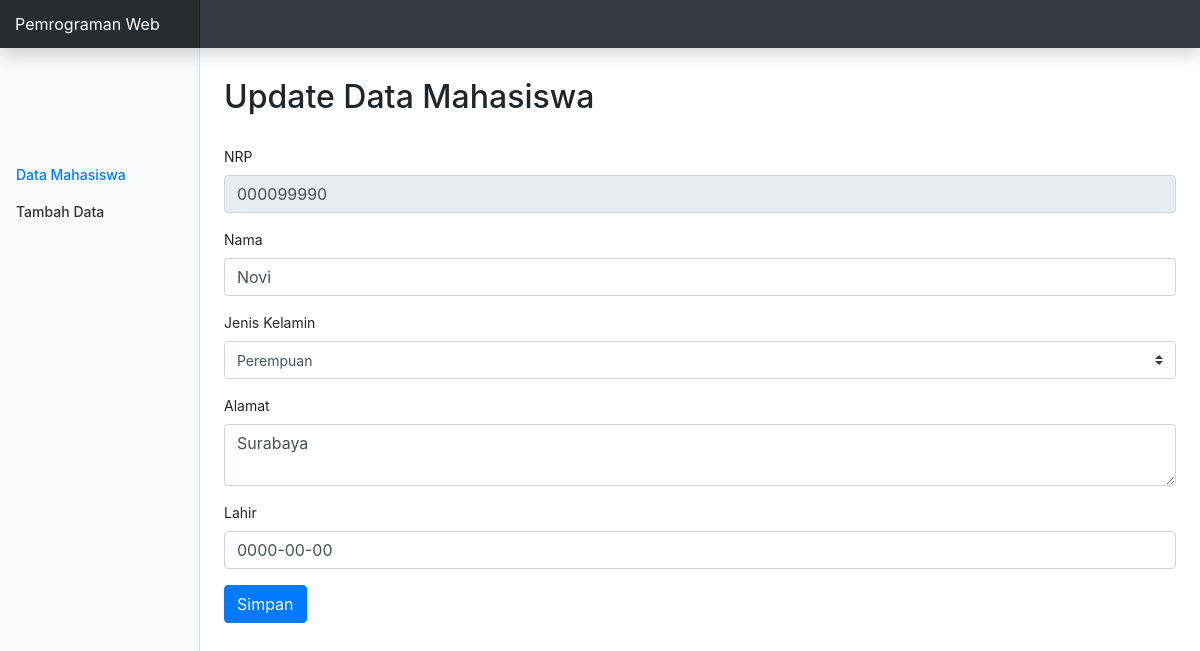
Page /update.php?nrp=000099990 on the committed database.
### tables this page shows
CREATE TABLE `mhs` (
  `nrp` varchar(20) NOT NULL,
  `nama` varchar(100) DEFAULT NULL,
  `jenis_kelamin` char(1) DEFAULT NULL,
  `alamat` varchar(200) DEFAULT NULL,
  `TTL` date NOT NULL
);

### conn.php (called while the page is built, shortened)
<?php
function connection() {
   $dbServer = 'localhost';
   $dbUser = 'root';
   $dbPass = '';
   $dbName = "mhs";
   $conn = mysqli_connect($dbServer, $dbUser, $dbPass);
   mysqli_select_db($conn,$dbName);
   return $conn;
}

### update.php (the view, shortened to what this page needs)
<?php
  include ('conn.php');
  $result = '';
  if ($_SERVER['REQUEST_METHOD'] === 'GET') {
      if (isset($_GET['nrp'])) {
          $nrp_upd = $_GET['nrp'];
          $query = "SELECT * FROM mhs WHERE nrp = '$nrp_upd'";
          $result = mysqli_query(connection(),$query);
      }
  }
?>
<!DOCTYPE html>
<html>
  <head>
    <link href="assets/css/bootstrap.min.css" rel="stylesheet">
    <link href="assets/css/dashboard.css" rel="stylesheet">
  </head>
  <body>
    <nav class="navbar navbar-dark fixed-top bg-dark flex-md-nowrap p-0 shadow">
      <a class="navbar-brand col-sm-3 col-md-2 mr-0" href="#">Pemrograman Web</a>
    </nav>
    <div class="container-fluid">
      <div class="row">
        <nav class="col-md-2 d-none d-md-block bg-light sidebar">
          <div class="sidebar-sticky">
            <ul class="nav flex-column" style="margin-top:100px;">
              <li class="nav-item">
                <a class="nav-link active" href="<?php echo "index.php"; ?>">Data Mahasiswa</a>
              </li>
              <li class="nav-item">
                <a class="nav-link" href="<?php echo "form.php"; ?>">Tambah Data</a>
              </li>
            </ul>
          </div>
        </nav>
        <main role="main" class="col-md-9 ml-sm-auto col-lg-10 px-4">
          <h2 style="margin: 30px 0 30px 0;">Update Data Mahasiswa</h2>
          <form action="update.php" method="POST">
            <?php while($data = mysqli_fetch_array($result)): ?>
            <div class="form-group">
              <label>NRP</label>
              <input type="text" class="form-control" placeholder="NRP mahasiswa" name="nrp" value="<?php echo $data['nrp'];  ?>" required="required" readonly>
            </div>
            <div class="form-group">
              <label>Nama</label>
              <input type="text" class="form-control" placeholder="Nama mahasiswa" name="nama" value="<?php echo $data['nama'];  ?>" required="required">
            </div>
            <div class="form-group">
              <label>Jenis Kelamin</label>
              <select class="custom-select" name="jenis_kelamin" required="required">
                <option value="P" <?php echo $data['jenis_kelamin']=='P' ? "selected" : "" ?>>Perempuan</option>
              </select>
            </div>
            <div class="form-group">
              <label>Alamat</label>
              <textarea class="form-control" name="alamat" required="required"><?php echo $data['alamat'];  ?></textarea>
            </div>
            <div class="form-group">
              <label>Lahir</label>
              <input type="text" class="form-control" placeholder="yyyymmdd" name="TTL" value="<?php echo $data['TTL'];  ?>" required="required">
            </div>
            <?php endwhile; ?>
            <button type="submit" class="btn btn-primary">Simpan</button>
          </form>
        </main>
      </div>
    </div>
  </body>
</html>

### assets/css/dashboard.css (style rules this page uses)
body { font-size: .875rem; }
.sidebar { position: fixed; top: 0; bottom: 0; left: 0; z-index: 100; padding: 48px 0 0; box-shadow: inset -1px 0 0 rgba(0, 0, 0, .1); }
.sidebar-sticky { position: relative; top: 0; height: calc(100vh - 48px); padding-top: .5rem; overflow-x: hidden; overflow-y: auto; }
.sidebar .nav-link { font-weight: 500; color: #333; }
.sidebar .nav-link.active { color: #007bff; }
[role="main"] { padding-top: 48px; }
.navbar-brand { padding-top: .75rem; padding-bottom: .75rem; font-size: 1rem; background-color: rgba(0, 0, 0, .25); box-shadow: inset -1px 0 0 rgba(0, 0, 0, .25); }

### rows in the picture
mhs: nrp "000099990", nama "Novi", jenis_kelamin "Perempuan", alamat "Surabaya", TTL "0000-00-00"
